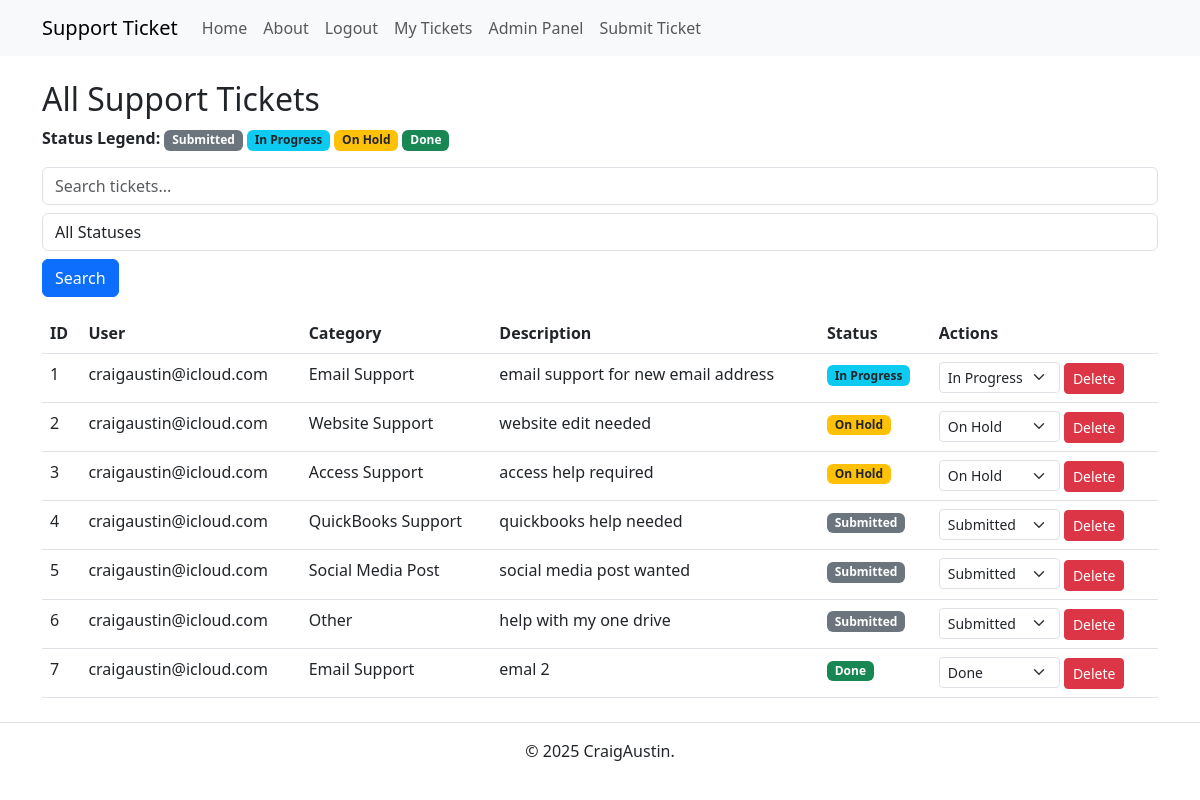
/admin/tickets (signed in), run on the app's committed database.
### app.py (models this page shows, shortened)
class Ticket(db.Model):
    id = db.Column(db.Integer, primary_key=True)
    user_id = db.Column(db.Integer, db.ForeignKey('user.id'), nullable=False)
    category = db.Column(db.String(100), nullable=False)
    description = db.Column(db.Text, nullable=False)
    status = db.Column(db.String(20), default='Submitted')
    created_at = db.Column(db.DateTime, default=datetime.utcnow)
    user = db.relationship('User', backref=db.backref('tickets', lazy=True))

class User(db.Model, UserMixin):
    id = db.Column(db.Integer, primary_key=True)
    email = db.Column(db.String(150), unique=True, nullable=False)
    password_hash = db.Column(db.String(256), nullable=False)
    is_admin = db.Column(db.Boolean, default=False)

### app.py (the view)
@app.route('/admin/tickets', methods=['GET'])
@login_required
def admin_tickets():
    if not current_user.is_admin:
        flash("Access Denied: Admins only.", "danger")
        return redirect(url_for('index'))
    search_query = request.args.get('search', '')
    status_filter = request.args.get('status_filter', '')
    tickets_query = Ticket.query
    if search_query:
        tickets_query = tickets_query.filter(
            Ticket.category.ilike(f"%{search_query}%") |
            Ticket.description.ilike(f"%{search_query}%")
        )
    if status_filter:
        tickets_query = tickets_query.filter_by(status=status_filter)
    page, per_page, offset = get_page_args(page_parameter='page', per_page_parameter='per_page')
    per_page = 10
    total = tickets_query.count()
    tickets = tickets_query.offset(offset).limit(per_page).all()
    pagination = Pagination(page=page, per_page=per_page, total=total, css_framework='bootstrap4')
    return render_template('admin_tickets.html', tickets=tickets, pagination=pagination)

### app.py (called while the page is built)
@login_manager.user_loader
def load_user(user_id):
    return User.query.get(int(user_id))

### templates/admin_tickets.html (shortened to what this page needs)
{% extends 'base.html' %}
{% block content %}
<h2>All Support Tickets</h2>
<div class="mb-3">
    <strong>Status Legend:</strong>
    <span class="badge bg-secondary">Submitted</span>
    <span class="badge bg-info text-dark">In Progress</span>
    <span class="badge bg-warning text-dark">On Hold</span>
    <span class="badge bg-success">Done</span>
</div>
{% if tickets %}
<form method="GET" action="{{ url_for('admin_tickets') }}" class="mb-3">
    <input type="text" name="search" placeholder="Search tickets..." class="form-control"
        value="{{ request.args.get('search', '') }}">
    <select name="status_filter" class="form-control mt-2">
        <option value="">All Statuses</option>
    </select>
    <button type="submit" class="btn btn-primary mt-2">Search</button>
</form>
<table class="table">
    <thead>
        <tr>
            <th>ID</th>
            <th>User</th>
            <th>Category</th>
            <th>Description</th>
            <th>Status</th>
            <th>Actions</th>
        </tr>
    </thead>
    <tbody>
        {% for ticket in tickets %}
        <tr>
            <td>{{ ticket.id }}</td>
            <td>{{ ticket.user.email }}</td>
            <td>{{ ticket.category }}</td>
            <td>{{ ticket.description }}</td>
            <td>
                {% if ticket.status == "Submitted" %}
                <span class="badge bg-secondary">Submitted</span>
                {% elif ticket.status == "In Progress" %}
                <span class="badge bg-info text-dark">In Progress</span>
                {% elif ticket.status == "On Hold" %}
                <span class="badge bg-warning text-dark">On Hold</span>
                {% elif ticket.status == "Done" %}
                <span class="badge bg-success">Done</span>
                {% else %}
                <span class="badge bg-light text-dark">{{ ticket.status }}</span>
                {% endif %}
            </td>
            <td>
                {% if current_user.is_admin %}
                <form action="{{ url_for('update_status', ticket_id=ticket.id) }}" method="POST" class="d-inline">
                    <select name="status" onchange="this.form.submit()"
                        class="form-select form-select-sm w-auto d-inline">
                        <option value="Submitted" {% if ticket.status=="Submitted" %}selected{% endif %}>Submitted
                        </option>
                        <option value="In Progress" {% if ticket.status=="In Progress" %}selected{% endif %}>In Progress
                        </option>
                        <option value="On Hold" {% if ticket.status=="On Hold" %}selected{% endif %}>On Hold</option>
                        <option value="Done" {% if ticket.status=="Done" %}selected{% endif %}>Done</option>
                    </select>
                </form>
                <form action="{{ url_for('delete_ticket', ticket_id=ticket.id) }}" method="POST" style="display:inline;"
                    onsubmit="return confirm('Are you sure you want to delete this ticket?');">
                    <button type="submit" class="btn btn-danger btn-sm">Delete</button>
                </form>
                {% endif %}
            </td>
        </tr>
        {% endfor %}
    </tbody>
</table>
{% else %}
<p>No support tickets found.</p>
{% endif %}
{% endblock %}

### templates/base.html (shortened to what this page needs)
<!DOCTYPE html>
<html lang="en">
<head>
    <link rel="stylesheet" href="{{ url_for('static', filename='styles.css') }}">
    <link href="https://cdn.jsdelivr.net/npm/bootstrap@5.3.0/dist/css/bootstrap.min.css" rel="stylesheet">
</head>
<body>
    <nav class="navbar navbar-expand-lg navbar-light bg-light">
        <div class="container">
            <a class="navbar-brand" href="{{ url_for('index') }}">Support Ticket</a>
            <div class="collapse navbar-collapse" id="navbarNav">
                <ul class="navbar-nav">
                    <li class="nav-item">
                        <a class="nav-link" href="{{ url_for('index') }}">Home</a>
                    </li>
                    <li class="nav-item">
                        <a class="nav-link" href="{{ url_for('about') }}">About</a>
                    </li>
                    {% if current_user.is_authenticated %}
                    <li class="nav-item">
                        <a class="nav-link" href="{{ url_for('logout') }}">Logout</a>
                    </li>
                    <li class="nav-item">
                        <a class="nav-link" href="{{ url_for('view_tickets') }}">My Tickets</a>
                    </li>
                    {% if current_user.is_admin %}
                    <li class="nav-item">
                        <a class="nav-link" href="{{ url_for('admin_tickets') }}">Admin Panel</a>
                    </li>
                    {% endif %}
                    <li class="nav-item">
                        <a class="nav-link" href="{{ url_for('submit_ticket') }}">Submit Ticket</a>
                    </li>
                    {% endif %}
                </ul>
            </div>
        </div>
    </nav>
    <div class="container mt-4">
        {% block content %}{% endblock %}
    </div>
    <footer class="text-center mt-4 py-3 border-top">
        <p>&copy; 2025 CraigAustin.</p>
    </footer>
</body>
</html>

### static/styles.css (style rules this page uses)
*, *::before, *::after { box-sizing: border-box; }
* { margin: 0; }
body { line-height: 1.5; -webkit-font-smoothing: antialiased; }
input, button, textarea, select { font: inherit; }
p, h1, h2, h3, h4, h5, h6 { overflow-wrap: break-word; }
p { text-wrap: pretty; }
h1, h2, h3, h4, h5, h6 { text-wrap: balance; }

### data on the page
Ticket: id "1", user.email "craigaustin@icloud.com", category "Email Support", description "email support for new email address", shows "In Progress", status "In Progress"
Ticket: id "2", user.email "craigaustin@icloud.com", category "Website Support", description "website edit needed", shows "On Hold", status "On Hold"
Ticket: id "3", user.email "craigaustin@icloud.com", category "Access Support", description "access help required", shows "On Hold", status "On Hold"
Ticket: id "4", user.email "craigaustin@icloud.com", category "QuickBooks Support", description "quickbooks help needed", shows "Submitted", status "Submitted"
Ticket: id "5", user.email "craigaustin@icloud.com", category "Social Media Post", description "social media post wanted", shows "Submitted", status "Submitted"
Ticket: id "6", user.email "craigaustin@icloud.com", category "Other", description "help with my one drive", shows "Submitted", status "Submitted"
Ticket: id "7", user.email "craigaustin@icloud.com", category "Email Support", description "emal 2", shows "Done", status "Done"
